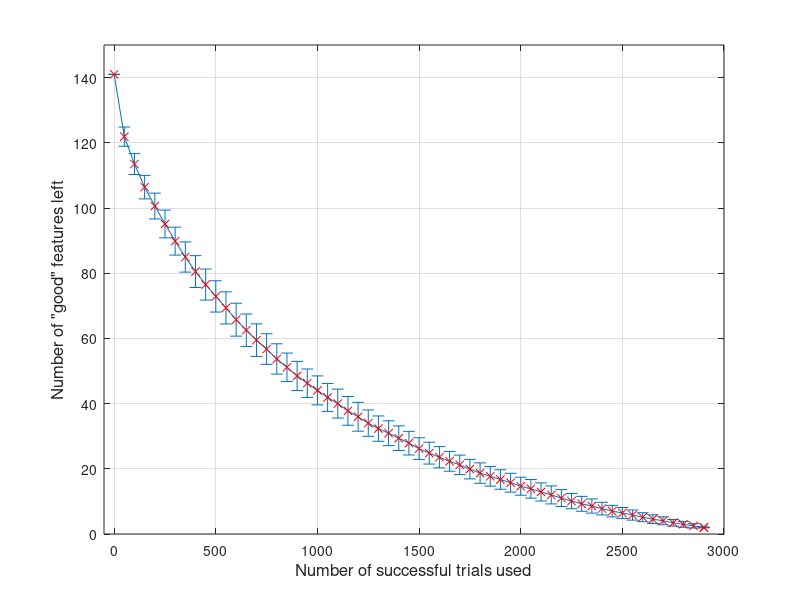

Write MATLAB code to recreate this figure.
load ds1000ngood_plot.mat
errorbar(S, mean_ngood, std_ngood);
hold on; plot(S, mean_ngood, 'rx');
xlabel('Number of successful trials used', 'fontsize', 12);
ylabel('Number of "good" features left', 'fontsize', 12);
set(gca, 'ytick', 0:20:150);
axis([-50 3000 0 150]);
grid on;
print -f1 -deps ccrypt-data/ds1000ngood_plot.eps
